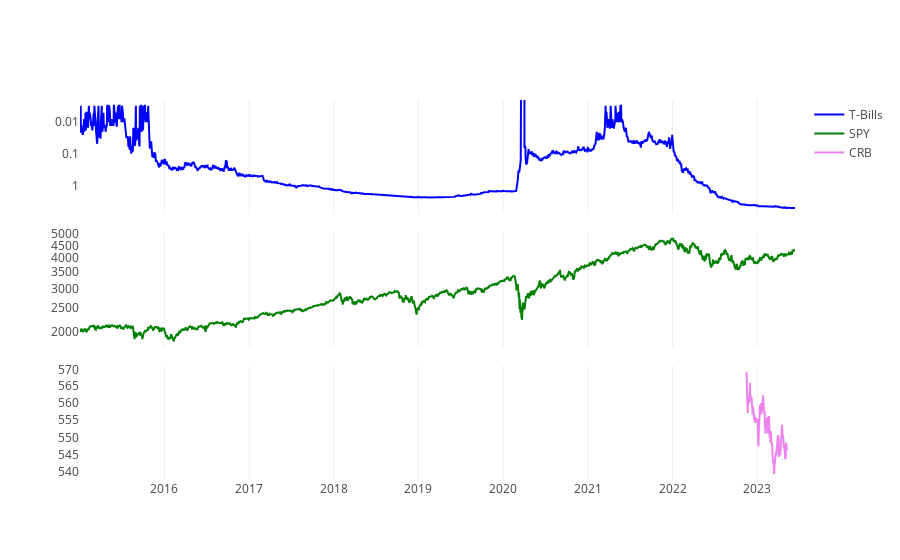

The notebook cell saved with this chart:
### Code cell
nrows = 3
row_heights = [1 / nrows] * nrows
fig = make_subplots(rows=nrows, cols=1,
                    shared_xaxes=True, 
                    vertical_spacing=0.05,
                    subplot_titles=[''] * nrows, 
                    row_heights=row_heights)
    
fig.add_scatter(x=bonds_df.index, 
                 y=bonds_df.Close, 
                 name='T-Bills', 
                 mode='lines',
                 line_color='blue', 
                #  opacity=0.5, 
                 connectgaps=True)
fig.add_scatter(x=SPY_df.index, 
                 y=SPY_df.Close, 
                 name='SPY', 
                 mode='lines',
                 line_color='green', 
                #  opacity=0.5, 
                 connectgaps=True,
                 row=2, col=1)
fig.add_scatter(x=crb_df.index, 
                 y=crb_df.Value, 
                 name='CRB', 
                 mode='lines',
                 line_color='violet', 
                #  opacity=0.5, 
                 connectgaps=True,
                 row=3, col=1)

fig.update_yaxes(showgrid=False, type='log')
fig.layout.yaxis1.autorange = "reversed"
# fig.layout.yaxis1.type = "log"
fig

### Figure 1 — Plotly figure (JSON) as saved in the notebook; plotly's stock layout.template omitted (floating-point values rounded to 4 significant figures; data arrays with more than 128 entries replaced by an {"elided": "..."} marker saying what was removed)
{"data": [{"connectgaps": true, "line": {"color": "blue"}, "mode": "lines", "name": "T-Bills", "type": "scatter", "x": {"elided": "2124 str values"}, "y": {"elided": "2124 float values"}}, {"connectgaps": true, "line": {"color": "green"}, "mode": "lines", "name": "SPY", "type": "scatter", "x": {"elided": "2125 str values"}, "xaxis": "x2", "y": {"elided": "2125 float values"}, "yaxis": "y2"}, {"connectgaps": true, "line": {"color": "violet"}, "mode": "lines", "name": "CRB", "type": "scatter", "x": ["2022-11-16", "2022-11-17", "2022-11-18", "2022-11-21", "2022-11-22", "2022-11-23", "2022-11-25", "2022-11-28", "2022-11-29", "2022-11-30", "2022-12-01", "2022-12-02", "2022-12-05", "2022-12-06", "2022-12-07", "2022-12-08", "2022-12-09", "2022-12-12", "2022-12-13", "2022-12-14", "2022-12-15", "2022-12-16", "2022-12-19", "2022-12-20", "2022-12-21", "2022-12-22", "2022-12-23", "2022-12-27", "2022-12-28", "2022-12-29", "2022-12-30", "2023-01-03", "2023-01-04", "2023-01-05", "2023-01-06", "2023-01-09", "2023-01-10", "2023-01-11", "2023-01-12", "2023-01-13", "2023-01-17", "2023-01-18", "2023-01-19", "2023-01-20", "2023-01-23", "2023-01-24", "2023-01-25", "2023-01-26", "2023-01-27", "2023-01-30", "2023-01-31", "2023-02-01", "2023-02-02", "2023-02-03", "2023-02-06", "2023-02-07", "2023-02-08", "2023-02-09", "2023-02-10", "2023-02-13", "2023-02-14", "2023-02-15", "2023-02-16", "2023-02-17", "2023-02-21", "2023-02-22", "2023-02-23", "2023-02-24", "2023-02-27", "2023-02-28", "2023-03-01", "2023-03-02", "2023-03-03", "2023-03-06", "2023-03-07", "2023-03-08", "2023-03-09", "2023-03-10", "2023-03-13", "2023-03-14", "2023-03-15", "2023-03-16", "2023-03-17", "2023-03-20", "2023-03-21", "2023-03-22", "2023-03-23", "2023-03-24", "2023-03-27", "2023-03-28", "2023-03-29", "2023-03-30", "2023-03-31", "2023-04-03", "2023-04-04", "2023-04-05", "2023-04-06", "2023-04-10", "2023-04-11", "2023-04-12", "2023-04-13", "2023-04-14", "2023-04-17", "2023-04-18", "2023-04-19", "2023-04-20", "2023-04-21", "2023-04-24", "2023-04-25", "2023-04-26", "2023-04-27", "2023-04-28", "2023-05-01", "2023-05-02", "2023-05-03", "2023-05-04", "2023-05-05", "2023-05-08", "2023-05-09", "2023-05-10"], "xaxis": "x3", "y": [569.3, 564.3, 560.9, 557.1, 559.4, 560.6, 561.5, 560.1, 561.1, 564.3, 566.0, 562.2, 561.1, 561.1, 561.9, 559.1, 558, 556.9, 559.1, 557.7, 556.6, 557.2, 555.2, 556.5, 555.8, 554.2, 555.5, 554.6, 555.7, 554.3, 554.8, 554.9, 551.8, 553.1, 547.5, 554.0, 554.1, 556.2, 557.1, 559.5, 558.7, 560.0, 556.6, 558.8, 558.0, 558.4, 560.2, 562.4, 560.1, 558.7, 557.0, 557.4, 557.6, 554.2, 551.1, 552.7, 554.0, 554.6, 553.7, 555.9, 554.4, 552.3, 553.0, 551.1, 556.2, 554.0, 550.6, 549.9, 549.4, 548.5, 551.9, 548.7, 548.6, 548.0, 546.2, 545.3, 546, 542.7, 542.9, 542.2, 539.4, 541.4, 542.7, 543.5, 544.4, 545.5, 545.6, 544.8, 546.8, 548.5, 548.9, 549.4, 550.6, 549.7, 546.3, 544.4, 545.7, 544.9, 545.8, 546.7, 547.9, 549.9, 552.8, 553.7, 552.3, 550.7, 550.8, 549.5, 547.4, 547.6, 548.1, 547.5, 545.1, 543.7, 544.0, 544.3, 548.5, 547.2, 546.9, 546.3], "yaxis": "y3"}], "layout": {"xaxis": {"anchor": "y", "domain": [0, 1], "matches": "x3", "showticklabels": false}, "xaxis2": {"anchor": "y2", "domain": [0, 1], "matches": "x3", "showticklabels": false}, "xaxis3": {"anchor": "y3", "domain": [0, 1]}, "yaxis": {"anchor": "x", "autorange": "reversed", "domain": [0.7, 1], "showgrid": false, "type": "log"}, "yaxis2": {"anchor": "x2", "domain": [0.35, 0.65], "showgrid": false, "type": "log"}, "yaxis3": {"anchor": "x3", "domain": [0, 0.3], "showgrid": false, "type": "log"}}}
